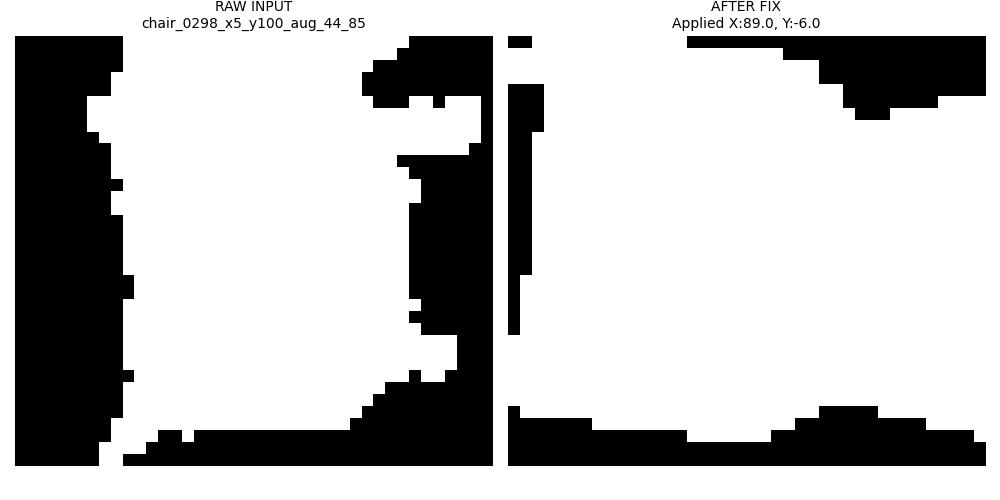

Write Python code to recreate this figure.
import numpy as np
import matplotlib.pyplot as plt
import os
import pandas as pd
import scipy.ndimage

# --- CONFIGURATION ---
# Target Model ID (No .npy extension here)
TARGET_ID = "chair_0298_x5_y100_aug_44_85"

# Paths
DATA_FOLDER = "MN_voxels_dataset_360_gold"
CSV_PATH = "MN_metadata_360_gold/MN_voxel_data_360.csv"

def visualize_slice(voxel, title, ax):
    # Project along axis 0 (Front/Side view)
    ax.imshow(np.max(voxel, axis=0), cmap='gray')
    ax.set_title(title, fontsize=10)
    ax.axis('off')

def inspect_model():
    # 1. Load Metadata
    if not os.path.exists(CSV_PATH):
        print(f"Error: CSV not found at {CSV_PATH}")
        return

    df = pd.read_csv(CSV_PATH)
    
    # 2. Find the specific row
    row = df[df['voxel_id'] == TARGET_ID]
    
    if len(row) == 0:
        print(f"Error: ID '{TARGET_ID}' not found in CSV.")
        return
    
    # Extract data
    fix_x = row.iloc[0]['fix_x']
    fix_y = row.iloc[0]['fix_y']
    
    print(f"Found Model: {TARGET_ID}")
    print(f"Required Fix from CSV -> X: {fix_x:.2f}, Y: {fix_y:.2f}")

    # 3. Load Voxel File
    file_path = os.path.join(DATA_FOLDER, TARGET_ID + '.npy')
    if not os.path.exists(file_path):
        print(f"Error: File not found at {file_path}")
        return
        
    voxel = np.load(file_path)

    # 4. Apply Fix (Using Verified Axis)
    # We apply X rotation on axes (0, 2) based on your previous visual confirmation
    # We apply Y rotation on axes (0, 1) assuming orthogonality
    
    # Apply Fix X
    fixed_voxel = scipy.ndimage.rotate(voxel, fix_x, axes=(0, 2), reshape=False, order=0)
    
    # Apply Fix Y
    fixed_voxel = scipy.ndimage.rotate(fixed_voxel, fix_y, axes=(0, 1), reshape=False, order=0)

    # 5. Visualize
    fig, axes = plt.subplots(1, 2, figsize=(10, 5))
    
    # Plot Original
    visualize_slice(voxel, f"RAW INPUT\n{TARGET_ID}", axes[0])
    
    # Plot Fixed
    visualize_slice(fixed_voxel, f"AFTER FIX\nApplied X:{fix_x:.1f}, Y:{fix_y:.1f}", axes[1])
    
    plt.tight_layout()
    save_path = 'debug_single_chair.png'
    plt.savefig(save_path)
    print(f"Result saved to: {save_path}")

if __name__ == "__main__":
    inspect_model()
